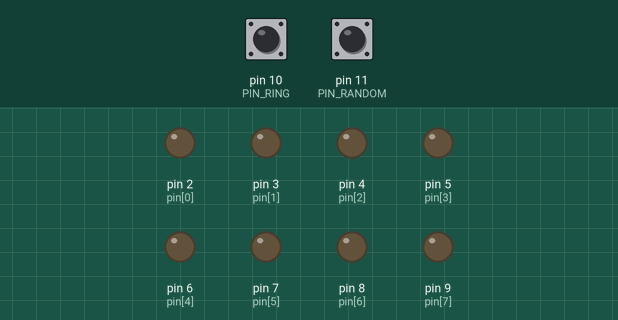
Simulated run of this sketch. Board: Arduino Uno, built with avr-gcc and run on an emulated ATmega328P. Parts: output pins drawn as LEDs (lit = HIGH). Dashed ring = blinking. The inputs (shaded band) are chosen by the test bench; at power-on: pin 10 (PIN_RING) HIGH, pin 11 (PIN_RANDOM) HIGH. Random numbers use the default seed unless the sketch sets one.

Above: at 1.2 s.
1.3 s: pin 10 (PIN_RING) pulled LOW for 0.15 s
At 2.1 s:
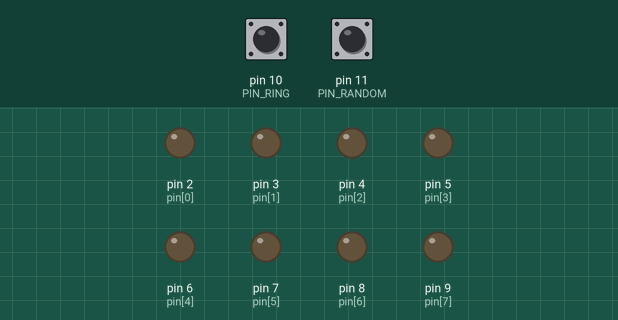
4.3 s: pin 11 (PIN_RANDOM) pulled LOW for 1 s
At 4.4 s:
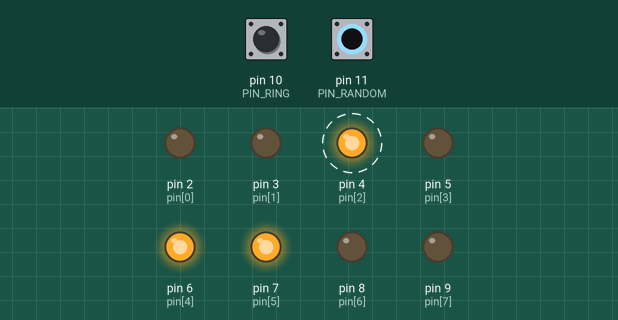
7.3 s: pin 11 (PIN_RANDOM) pulled LOW for 0.15 s
At 7.4 s:
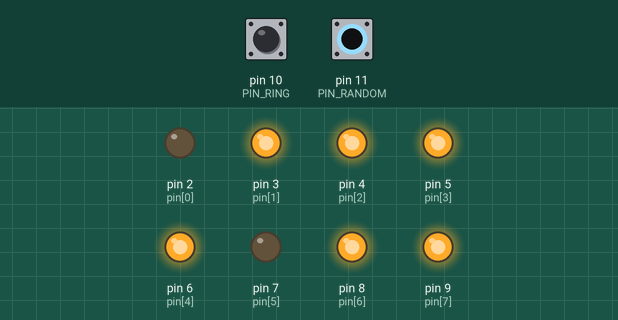
9.0 s: pin 11 (PIN_RANDOM) pulled LOW for 0.15 s
At 9.1 s:
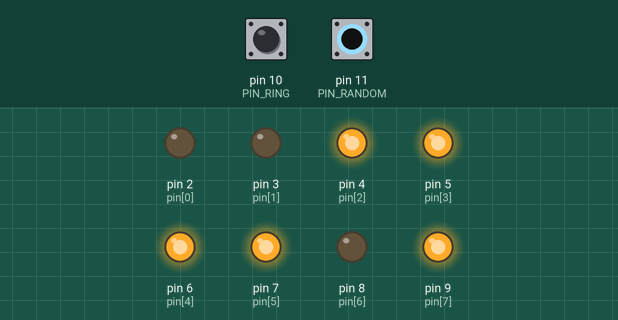
10.7 s: pin 11 (PIN_RANDOM) pulled LOW for 3.2 s
At 10.8 s:
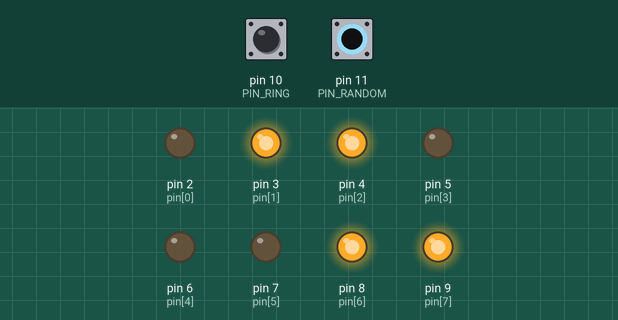
15.4 s: pin 11 (PIN_RANDOM) pulled LOW for 0.15 s
At 15.5 s:
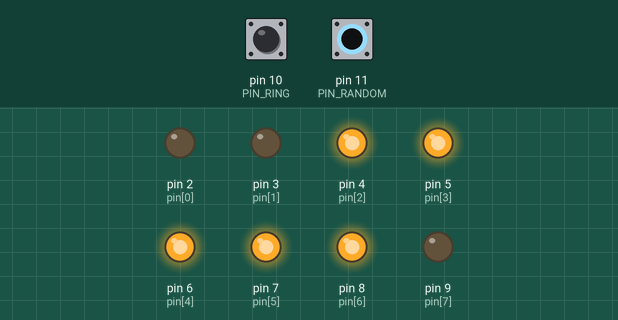
Timing chart, 0 to 18.1 s (numbered marks = the images above; inputs shaded):
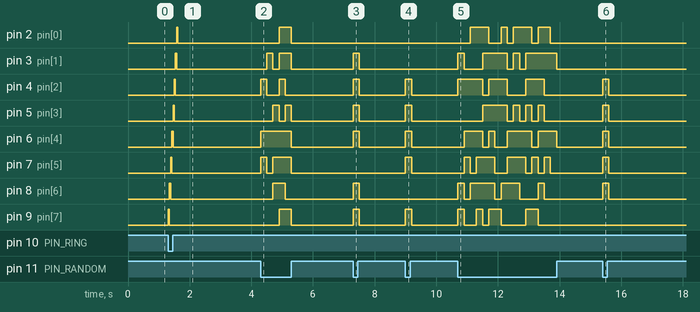

The sketch:

djtoy.ino
```cpp
// (licence header left out)
/** buttons */
#define PIN_RANDOM 11
#define PIN_RING 10

/** led pins - led1 -> led 8 */
const int pin[] = {2, 3, 4, 5, 6, 7, 8, 9};
const int count = 8;

/** global */
const int max = pow(2, count);

void setup() {
  /** buttons are active-low */
  pinMode(PIN_RANDOM, INPUT_PULLUP);
  pinMode(PIN_RING, INPUT_PULLUP);
  /** leds */
  for (int i = 0; i < count; i++) {
    pinMode(pin[i], OUTPUT);
  }
}

/**
    Set LEDS according to bit pattern.
    eg. B0101 turns on the 1st and 3rd led
*/
void ledPattern(uint8_t pattern) {
  for (int i = 0; i < count; i++) {
    digitalWrite(pin[i], bitRead(pattern, count - i - 1) ? HIGH : LOW);
  }
}

/**
   Set LEDS to a pseudo-random pattern
*/
void randomDisplay() {
  int pattern = random(1, max - 1);
  ledPattern(pattern);
  delay(200);
}

/**
   Loop through each LED in ascending order.
*/
void loopDisplay() {
  for (int i = 0; i < count; i++) {
    ledPattern(1 << i);
    delay(40);
  }
}

/**
   Main Loop
*/
void loop() {
  // read buttons
  byte rndom = (digitalRead(PIN_RANDOM) == LOW);
  byte ring = (digitalRead(PIN_RING) == LOW);
  // select a display
  if (rndom && ring) {
    ledPattern(0xFF); // all on
  } else if (rndom) {
    randomDisplay();
  } else if (ring) {
    loopDisplay();
  } else {
    ledPattern(0x00); // all off
  }
}
```

Measured:
- after the input at 1.3 s, pin 2 (pin[0]): LOW → HIGH after 0.28 s, → LOW 0.04 s later; pin 3 (pin[1]): LOW → HIGH after 0.24 s, → LOW 0.04 s later; pin 4 (pin[2]): LOW → HIGH after 0.20 s, → LOW 0.04 s later; pin 5 (pin[3]): LOW → HIGH after 0.16 s, → LOW 0.04 s later; pin 6 (pin[4]): LOW → HIGH after 0.12 s, → LOW 0.04 s later
- after the input at 4.3 s, pin 2 (pin[0]): LOW → HIGH after 0.60 s, → LOW 0.40 s later; pin 3 (pin[1]): LOW → HIGH after 0.20 s, → LOW 0.20 s later, → HIGH 0.20 s later, → LOW 0.40 s later
- after the input at 7.3 s, pin 3 (pin[1]), pin 4 (pin[2]), pin 5 (pin[3]), pin 6 (pin[4]), pin 8 (pin[6]), pin 9 (pin[7]): LOW → HIGH at once, → LOW 0.20 s later
- after the input at 9.0 s, pin 4 (pin[2]), pin 5 (pin[3]), pin 6 (pin[4]), pin 7 (pin[5]), pin 9 (pin[7]): LOW → HIGH at once, → LOW 0.20 s later
- after the input at 10.7 s, pin 2 (pin[0]): LOW → HIGH after 0.40 s, → LOW 0.60 s later, → HIGH 0.40 s later, → LOW 0.20 s later, … (8 changes in this stretch); pin 3 (pin[1]): LOW → HIGH at once, → LOW 0.20 s later, → HIGH 0.60 s later, → LOW 0.80 s later, … (8 changes in this stretch)
- after the input at 15.4 s, pin 4 (pin[2]), pin 5 (pin[3]), pin 6 (pin[4]), pin 7 (pin[5]), pin 8 (pin[6]): LOW → HIGH at once, → LOW 0.20 s later
